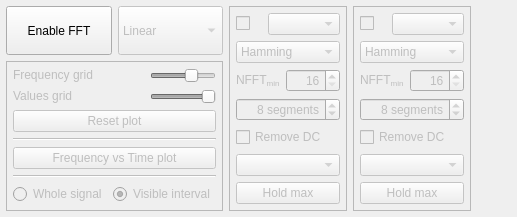
          <widget class="QWidget" name="FFT">
           <attribute name="icon">
            <iconset resource="../../resources.qrc">
             <normaloff>:/images/icons/fft.png</normaloff>:/images/icons/fft.png</iconset>
           </attribute>
           <attribute name="title">
            <string/>
           </attribute>
           <layout class="QHBoxLayout" name="horizontalLayout_13" stretch="0,1,1,1000">
            <property name="leftMargin">
             <number>6</number>
            </property>
            <property name="topMargin">
             <number>6</number>
            </property>
            <property name="rightMargin">
             <number>6</number>
            </property>
            <property name="bottomMargin">
             <number>6</number>
            </property>
            <item>
             <layout class="QVBoxLayout" name="verticalLayout_17">
              <item>
               <layout class="QHBoxLayout" name="horizontalLayout_34">
                <item>
                 <widget class="QPushButton" name="pushButtonFFT">
                  <property name="sizePolicy">
                   <sizepolicy hsizetype="Preferred" vsizetype="Preferred">
                    <horstretch>0</horstretch>
                    <verstretch>0</verstretch>
                   </sizepolicy>
                  </property>
                  <property name="text">
                   <string>Enable FFT</string>
                  </property>
                  <property name="iconSize">
                   <size>
                    <width>20</width>
                    <height>20</height>
                   </size>
                  </property>
                  <property name="checkable">
                   <bool>true</bool>
                  </property>
                 </widget>
                </item>
                <item>
                 <widget class="QComboBox" name="comboBoxFFTType">
                  <property name="enabled">
                   <bool>false</bool>
                  </property>
                  <property name="sizePolicy">
                   <sizepolicy hsizetype="Preferred" vsizetype="Preferred">
                    <horstretch>0</horstretch>
                    <verstretch>0</verstretch>
                   </sizepolicy>
                  </property>
                  <property name="toolTip">
                   <string>&lt;html&gt;&lt;head/&gt;&lt;body&gt;&lt;p&gt;Type of graph shown:&lt;/p&gt;&lt;p&gt;Spectrum: module of DFT result in linear scale, normalized by number of samples.&lt;/p&gt;&lt;p&gt;Periodogram: spectrum in decibel, 1 V&lt;span style=&quot; vertical-align:sub;&quot;&gt;DC&lt;/span&gt;  equals 0 dB.&lt;/p&gt;&lt;p&gt;Welch PSD: periodogram calculated using Welch's method.&lt;/p&gt;&lt;/body&gt;&lt;/html&gt;</string>
                  </property>
                  <property name="currentIndex">
                   <number>0</number>
                  </property>
                  <item>
                   <property name="text">
                    <string>Linear</string>
                   </property>
                  </item>
                  <item>
                   <property name="text">
                    <string>dB</string>
                   </property>
                  </item>
                  <item>
                   <property name="text">
                    <string>Welch PSD</string>
                   </property>
                  </item>
                 </widget>
                </item>
               </layout>
              </item>
              <item>
               <widget class="QFrame" name="frame_16">
                <property name="enabled">
                 <bool>false</bool>
                </property>
                <property name="frameShape">
                 <enum>QFrame::StyledPanel</enum>
                </property>
                <layout class="QVBoxLayout" name="verticalLayout_9">
                 <property name="leftMargin">
                  <number>6</number>
                 </property>
                 <property name="topMargin">
                  <number>6</number>
                 </property>
                 <property name="rightMargin">
                  <number>6</number>
                 </property>
                 <property name="bottomMargin">
                  <number>6</number>
                 </property>
                 <item>
                  <layout class="QGridLayout" name="gridLayout_8" columnstretch="2,1">
                   <item row="1" column="1">
                    <widget class="QSlider" name="horizontalSliderGridFFTV">
                     <property name="minimum">
                      <number>-4</number>
                     </property>
                     <property name="maximum">
                      <number>-2</number>
                     </property>
                     <property name="pageStep">
                      <number>1</number>
                     </property>
                     <property name="value">
                      <number>-2</number>
                     </property>
                     <property name="orientation">
                      <enum>Qt::Horizontal</enum>
                     </property>
                    </widget>
                   </item>
                   <item row="1" column="0">
                    <widget class="QLabel" name="label_36">
                     <property name="text">
                      <string>&lt;html&gt;&lt;head/&gt;&lt;body&gt;&lt;p&gt;Values grid&lt;/p&gt;&lt;/body&gt;&lt;/html&gt;</string>
                     </property>
                     <property name="wordWrap">
                      <bool>true</bool>
                     </property>
                    </widget>
                   </item>
                   <item row="0" column="1">
                    <widget class="QSlider" name="horizontalSliderGridFFTH">
                     <property name="minimum">
                      <number>-5</number>
                     </property>
                     <property name="maximum">
                      <number>-2</number>
                     </property>
                     <property name="pageStep">
                      <number>1</number>
                     </property>
                     <property name="value">
                      <number>-3</number>
                     </property>
                     <property name="sliderPosition">
                      <number>-3</number>
                     </property>
                     <property name="orientation">
                      <enum>Qt::Horizontal</enum>
                     </property>
                    </widget>
                   </item>
                   <item row="0" column="0">
                    <widget class="QLabel" name="label_35">
                     <property name="text">
                      <string>&lt;html&gt;&lt;head/&gt;&lt;body&gt;&lt;p&gt;Frequency grid&lt;/p&gt;&lt;/body&gt;&lt;/html&gt;</string>
                     </property>
                     <property name="wordWrap">
                      <bool>true</bool>
                     </property>
                    </widget>
                   </item>
                  </layout>
                 </item>
                 <item>
                  <layout class="QHBoxLayout" name="horizontalLayout_35">
                   <item>
                    <widget class="QPushButton" name="pushButtonClearFFT">
                     <property name="sizePolicy">
                      <sizepolicy hsizetype="Preferred" vsizetype="Preferred">
                       <horstretch>0</horstretch>
                       <verstretch>0</verstretch>
                      </sizepolicy>
                     </property>
                     <property name="text">
                      <string>Reset plot</string>
                     </property>
                    </widget>
                   </item>
                  </layout>
                 </item>
                 <item>
                  <widget class="Line" name="line_3">
                   <property name="orientation">
                    <enum>Qt::Horizontal</enum>
                   </property>
                  </widget>
                 </item>
                 <item>
                  <widget class="QPushButton" name="pushButtonFvsT">
                   <property name="text">
                    <string>Frequency vs Time plot</string>
                   </property>
                  </widget>
                 </item>
                 <item>
                  <widget class="Line" name="line_6">
                   <property name="orientation">
                    <enum>Qt::Horizontal</enum>
                   </property>
                  </widget>
                 </item>
                 <item>
                  <layout class="QHBoxLayout" name="horizontalLayout_23">
                   <item>
                    <widget class="QRadioButton" name="radioButtonFFTFull">
                     <property name="toolTip">
                      <string>&lt;html&gt;&lt;head/&gt;&lt;body&gt;&lt;p&gt;Calculate from:&lt;/p&gt;&lt;/body&gt;&lt;/html&gt;</string>
                     </property>
                     <property name="text">
                      <string>Whole signal</string>
                     </property>
                     <property name="checked">
                      <bool>false</bool>
                     </property>
                    </widget>
                   </item>
                   <item>
                    <widget class="QRadioButton" name="radioButtonFFTPart">
                     <property name="toolTip">
                      <string>&lt;html&gt;&lt;head/&gt;&lt;body&gt;&lt;p&gt;Calculate from:&lt;/p&gt;&lt;/body&gt;&lt;/html&gt;</string>
                     </property>
                     <property name="text">
                      <string>Visible interval</string>
                     </property>
                     <property name="checked">
                      <bool>true</bool>
                     </property>
                    </widget>
                   </item>
                  </layout>
                 </item>
                </layout>
               </widget>
              </item>
             </layout>
            </item>
            <item>
             <widget class="QFrame" name="frame_8">
              <property name="enabled">
               <bool>false</bool>
              </property>
              <property name="frameShape">
               <enum>QFrame::StyledPanel</enum>
              </property>
              <property name="frameShadow">
               <enum>QFrame::Plain</enum>
              </property>
              <layout class="QVBoxLayout" name="verticalLayout_29">
               <property name="spacing">
                <number>6</number>
               </property>
               <property name="leftMargin">
                <number>6</number>
               </property>
               <property name="topMargin">
                <number>6</number>
               </property>
               <property name="rightMargin">
                <number>6</number>
               </property>
               <property name="bottomMargin">
                <number>6</number>
               </property>
               <item>
                <layout class="QHBoxLayout" name="horizontalLayout_28">
                 <item>
                  <widget class="QCheckBox" name="checkBoxFFTCh1">
                   <property name="enabled">
                    <bool>false</bool>
                   </property>
                   <property name="text">
                    <string/>
                   </property>
                   <property name="checked">
                    <bool>false</bool>
                   </property>
                  </widget>
                 </item>
                 <item>
                  <widget class="QComboBox" name="comboBoxFFTCh1">
                   <property name="maxVisibleItems">
                    <number>1000</number>
                   </property>
                   <property name="sizeAdjustPolicy">
                    <enum>QComboBox::AdjustToContents</enum>
                   </property>
                  </widget>
                 </item>
                </layout>
               </item>
               <item>
                <widget class="QComboBox" name="comboBoxFFTWindow1">
                 <property name="toolTip">
                  <string>&lt;html&gt;&lt;head/&gt;&lt;body&gt;&lt;p&gt;Window&lt;/p&gt;&lt;/body&gt;&lt;/html&gt;</string>
                 </property>
                 <property name="currentIndex">
                  <number>1</number>
                 </property>
                 <item>
                  <property name="text">
                   <string>Rectangular</string>
                  </property>
                 </item>
                 <item>
                  <property name="text">
                   <string>Hamming</string>
                  </property>
                 </item>
                 <item>
                  <property name="text">
                   <string>Hann</string>
                  </property>
                 </item>
                 <item>
                  <property name="text">
                   <string>Blackman</string>
                  </property>
                 </item>
                </widget>
               </item>
               <item>
                <layout class="QHBoxLayout" name="horizontalLayout_22">
                 <item>
                  <widget class="QLabel" name="label_4">
                   <property name="text">
                    <string>&lt;html&gt;&lt;head/&gt;&lt;body&gt;&lt;p&gt;NFFT&lt;span style=&quot; vertical-align:sub;&quot;&gt;min&lt;/span&gt;&lt;/p&gt;&lt;/body&gt;&lt;/html&gt;</string>
                   </property>
                  </widget>
                 </item>
                 <item>
                  <widget class="MyPow2Spinbox" name="spinBoxFFTSamples1">
                   <property name="toolTip">
                    <string>&lt;html&gt;&lt;head/&gt;&lt;body&gt;&lt;p&gt;Minimum number of samples for spectrum computation (signal is zero-padded to this length).&lt;/p&gt;&lt;/body&gt;&lt;/html&gt;</string>
                   </property>
                   <property name="alignment">
                    <set>Qt::AlignRight|Qt::AlignTrailing|Qt::AlignVCenter</set>
                   </property>
                   <property name="specialValueText">
                    <string/>
                   </property>
                   <property name="suffix">
                    <string/>
                   </property>
                   <property name="prefix">
                    <string/>
                   </property>
                   <property name="minimum">
                    <number>16</number>
                   </property>
                   <property name="maximum">
                    <number>8192</number>
                   </property>
                   <property name="value">
                    <number>16</number>
                   </property>
                  </widget>
                 </item>
                </layout>
               </item>
               <item>
                <widget class="QSpinBox" name="spinBoxFFTSegments1">
                 <property name="enabled">
                  <bool>false</bool>
                 </property>
                 <property name="toolTip">
                  <string>&lt;html&gt;&lt;head/&gt;&lt;body&gt;&lt;p&gt;Number of segments for Welch's PSD estimate. (with 50% overlap)&lt;/p&gt;&lt;/body&gt;&lt;/html&gt;</string>
                 </property>
                 <property name="alignment">
                  <set>Qt::AlignRight|Qt::AlignTrailing|Qt::AlignVCenter</set>
                 </property>
                 <property name="suffix">
                  <string> segments</string>
                 </property>
                 <property name="minimum">
                  <number>4</number>
                 </property>
                 <property name="maximum">
                  <number>128</number>
                 </property>
                 <property name="value">
                  <number>8</number>
                 </property>
                </widget>
               </item>
               <item>
                <widget class="QCheckBox" name="checkBoxFFTNoDC1">
                 <property name="toolTip">
                  <string>&lt;html&gt;&lt;head/&gt;&lt;body&gt;&lt;p&gt;Remove DC component from signal before calculating DFT.&lt;/p&gt;&lt;/body&gt;&lt;/html&gt;</string>
                 </property>
                 <property name="text">
                  <string>Remove DC</string>
                 </property>
                </widget>
               </item>
               <item>
                <spacer name="verticalSpacer_13">
                 <property name="orientation">
                  <enum>Qt::Vertical</enum>
                 </property>
                 <property name="sizeHint" stdset="0">
                  <size>
                   <width>20</width>
                   <height>1</height>
                  </size>
                 </property>
                </spacer>
               </item>
               <item>
                <widget class="QComboBox" name="comboBoxFFTStyle1">
                 <property name="sizePolicy">
                  <sizepolicy hsizetype="Preferred" vsizetype="Preferred">
                   <horstretch>0</horstretch>
                   <verstretch>0</verstretch>
                  </sizepolicy>
                 </property>
                 <property name="minimumSize">
                  <size>
                   <width>60</width>
                   <height>0</height>
                  </size>
                 </property>
                 <property name="maximumSize">
                  <size>
                   <width>10000000</width>
                   <height>16777215</height>
                  </size>
                 </property>
                 <property name="font">
                  <font>
                   <pointsize>8</pointsize>
                  </font>
                 </property>
                 <property name="toolTip">
                  <string>Set style of channel</string>
                 </property>
                 <property name="currentText">
                  <string/>
                 </property>
                 <property name="sizeAdjustPolicy">
                  <enum>QComboBox::AdjustToContents</enum>
                 </property>
                 <property name="iconSize">
                  <size>
                   <width>40</width>
                   <height>20</height>
                  </size>
                 </property>
                 <item>
                  <property name="text">
                   <string/>
                  </property>
                  <property name="icon">
                   <iconset resource="../../resources.qrc">
                    <normaloff>:/images/icons/line.png</normaloff>:/images/icons/line.png</iconset>
                  </property>
                 </item>
                 <item>
                  <property name="text">
                   <string/>
                  </property>
                  <property name="icon">
                   <iconset resource="../../resources.qrc">
                    <normaloff>:/images/icons/points.png</normaloff>:/images/icons/points.png</iconset>
                  </property>
                 </item>
                 <item>
                  <property name="text">
                   <string/>
                  </property>
                  <property name="icon">
                   <iconset resource="../../resources.qrc">
                    <normaloff>:/images/icons/linePoint.png</normaloff>:/images/icons/linePoint.png</iconset>
                  </property>
                 </item>
                </widget>
               </item>
               <item>
                <widget class="QPushButton" name="pushButtonFFTHoldMax1">
                 <property name="toolTip">
                  <string>&lt;html&gt;&lt;head/&gt;&lt;body&gt;&lt;p&gt;Keep maximum value for each sample. Useful for measuring amplitude frequency response.&lt;/p&gt;&lt;/body&gt;&lt;/html&gt;</string>
                 </property>
                 <property name="text">
                  <string>Hold max</string>
                 </property>
                 <property name="checkable">
                  <bool>true</bool>
                 </property>
                </widget>
               </item>
              </layout>
             </widget>
            </item>
            <item>
             <widget class="QFrame" name="frame_11">
              <property name="enabled">
               <bool>false</bool>
              </property>
              <property name="frameShape">
               <enum>QFrame::StyledPanel</enum>
              </property>
              <property name="frameShadow">
               <enum>QFrame::Plain</enum>
              </property>
              <layout class="QVBoxLayout" name="verticalLayout_31">
               <property name="spacing">
                <number>6</number>
               </property>
               <property name="leftMargin">
                <number>6</number>
               </property>
               <property name="topMargin">
                <number>6</number>
               </property>
               <property name="rightMargin">
                <number>6</number>
               </property>
               <property name="bottomMargin">
                <number>6</number>
               </property>
               <item>
                <layout class="QHBoxLayout" name="horizontalLayout_33">
                 <item>
                  <widget class="QCheckBox" name="checkBoxFFTCh2">
                   <property name="text">
                    <string/>
                   </property>
                  </widget>
                 </item>
                 <item>
                  <widget class="QComboBox" name="comboBoxFFTCh2">
                   <property name="maxVisibleItems">
                    <number>1000</number>
                   </property>
                  </widget>
                 </item>
                </layout>
               </item>
               <item>
                <widget class="QComboBox" name="comboBoxFFTWindow2">
                 <property name="toolTip">
                  <string>&lt;html&gt;&lt;head/&gt;&lt;body&gt;&lt;p&gt;Window&lt;/p&gt;&lt;/body&gt;&lt;/html&gt;</string>
                 </property>
                 <property name="currentIndex">
                  <number>1</number>
                 </property>
                 <item>
                  <property name="text">
                   <string>Rectangular</string>
                  </property>
                 </item>
                 <item>
                  <property name="text">
                   <string>Hamming</string>
                  </property>
                 </item>
                 <item>
                  <property name="text">
                   <string>Hann</string>
                  </property>
                 </item>
                 <item>
                  <property name="text">
                   <string>Blackman</string>
                  </property>
                 </item>
                </widget>
               </item>
               <item>
                <layout class="QHBoxLayout" name="horizontalLayout_27">
                 <item>
                  <widget class="QLabel" name="label_51">
                   <property name="text">
                    <string>&lt;html&gt;&lt;head/&gt;&lt;body&gt;&lt;p&gt;NFFT&lt;span style=&quot; vertical-align:sub;&quot;&gt;min&lt;/span&gt;&lt;/p&gt;&lt;/body&gt;&lt;/html&gt;</string>
                   </property>
                  </widget>
                 </item>
                 <item>
                  <widget class="MyPow2Spinbox" name="spinBoxFFTSamples2">
                   <property name="alignment">
                    <set>Qt::AlignRight|Qt::AlignTrailing|Qt::AlignVCenter</set>
                   </property>
                   <property name="specialValueText">
                    <string/>
                   </property>
                   <property name="suffix">
                    <string/>
                   </property>
                   <property name="prefix">
                    <string/>
                   </property>
                   <property name="minimum">
                    <number>16</number>
                   </property>
                   <property name="maximum">
                    <number>8192</number>
                   </property>
                   <property name="value">
                    <number>16</number>
                   </property>
                  </widget>
                 </item>
                </layout>
               </item>
               <item>
                <widget class="QSpinBox" name="spinBoxFFTSegments2">
                 <property name="enabled">
                  <bool>false</bool>
                 </property>
                 <property name="toolTip">
                  <string>&lt;html&gt;&lt;head/&gt;&lt;body&gt;&lt;p&gt;Number of segments for Welch's PSD estimate. (with 50% overlap)&lt;/p&gt;&lt;/body&gt;&lt;/html&gt;</string>
                 </property>
                 <property name="alignment">
                  <set>Qt::AlignRight|Qt::AlignTrailing|Qt::AlignVCenter</set>
                 </property>
                 <property name="suffix">
                  <string> segments</string>
                 </property>
                 <property name="minimum">
                  <number>4</number>
                 </property>
                 <property name="maximum">
                  <number>128</number>
                 </property>
                 <property name="value">
                  <number>8</number>
                 </property>
                </widget>
               </item>
               <item>
                <widget class="QCheckBox" name="checkBoxFFTNoDC2">
                 <property name="toolTip">
                  <string>&lt;html&gt;&lt;head/&gt;&lt;body&gt;&lt;p&gt;Remove DC component from signal before calculating DFT.&lt;/p&gt;&lt;/body&gt;&lt;/html&gt;</string>
                 </property>
                 <property name="text">
                  <string>Remove DC</string>
                 </property>
                </widget>
               </item>
               <item>
                <spacer name="verticalSpacer_16">
                 <property name="orientation">
                  <enum>Qt::Vertical</enum>
                 </property>
                 <property name="sizeHint" stdset="0">
                  <size>
                   <width>20</width>
                   <height>1</height>
                  </size>
                 </property>
                </spacer>
               </item>
               <item>
                <widget class="QComboBox" name="comboBoxFFTStyle2">
                 <property name="sizePolicy">
                  <sizepolicy hsizetype="Preferred" vsizetype="Preferred">
                   <horstretch>0</horstretch>
                   <verstretch>0</verstretch>
                  </sizepolicy>
                 </property>
                 <property name="minimumSize">
                  <size>
                   <width>60</width>
                   <height>0</height>
                  </size>
                 </property>
                 <property name="maximumSize">
                  <size>
                   <width>10000000</width>
                   <height>16777215</height>
                  </size>
                 </property>
                 <property name="font">
                  <font>
                   <pointsize>8</pointsize>
                  </font>
                 </property>
                 <property name="toolTip">
                  <string>Set style of channel</string>
                 </property>
                 <property name="currentText">
                  <string/>
                 </property>
                 <property name="sizeAdjustPolicy">
                  <enum>QComboBox::AdjustToContents</enum>
                 </property>
                 <property name="iconSize">
                  <size>
                   <width>40</width>
                   <height>20</height>
                  </size>
                 </property>
                 <item>
                  <property name="text">
                   <string/>
                  </property>
                  <property name="icon">
                   <iconset resource="../../resources.qrc">
                    <normaloff>:/images/icons/line.png</normaloff>:/images/icons/line.png</iconset>
                  </property>
                 </item>
                 <item>
                  <property name="text">
                   <string/>
                  </property>
                  <property name="icon">
                   <iconset resource="../../resources.qrc">
                    <normaloff>:/images/icons/points.png</normaloff>:/images/icons/points.png</iconset>
                  </property>
                 </item>
                 <item>
                  <property name="text">
                   <string/>
                  </property>
                  <property name="icon">
                   <iconset resource="../../resources.qrc">
                    <normaloff>:/images/icons/linePoint.png</normaloff>:/images/icons/linePoint.png</iconset>
                  </property>
                 </item>
                </widget>
               </item>
               <item>
                <widget class="QPushButton" name="pushButtonFFTHoldMax2">
                 <property name="toolTip">
                  <string>&lt;html&gt;&lt;head/&gt;&lt;body&gt;&lt;p&gt;Keep maximum value for each sample. Useful for measuring amplitude frequency response.&lt;/p&gt;&lt;/body&gt;&lt;/html&gt;</string>
                 </property>
                 <property name="text">
                  <string>Hold max</string>
                 </property>
                 <property name="checkable">
                  <bool>true</bool>
                 </property>
                </widget>
               </item>
              </layout>
             </widget>
            </item>
            <item>
             <spacer name="horizontalSpacer_4">
              <property name="orientation">
               <enum>Qt::Horizontal</enum>
              </property>
              <property name="sizeHint" stdset="0">
               <size>
                <width>40</width>
                <height>20</height>
               </size>
              </property>
             </spacer>
            </item>
           </layout>
          </widget>
